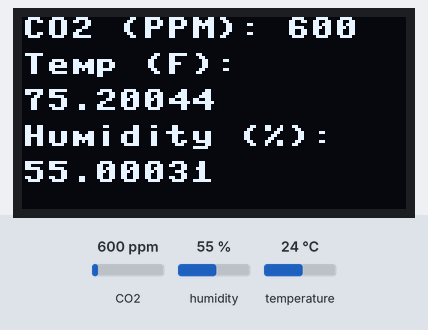
Recording of a program running on a simulated Raspberry Pi Pico running MicroPython. Parts: 128×64 one-colour display. The test bench sets the inputs (shaded band); at power-on: CO2 600 ppm, humidity 55 %, temperature 24 °C. Library files of the repository ran but are not shown: ssd1306.py.

Above: at 6.2 s.
6.3 s: CO2 set to 452 ppm
At 10.9 s:
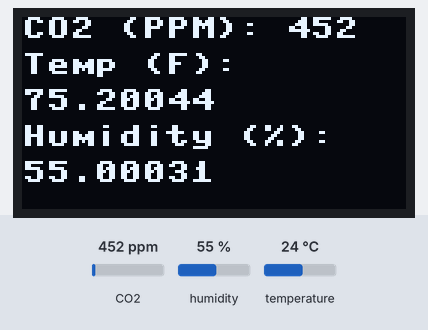
13.8 s: humidity set to 22 %
At 17.0 s:
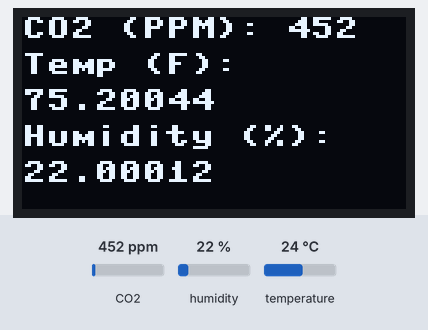
21.3 s: temperature set to 12 °C
At 26.7 s:
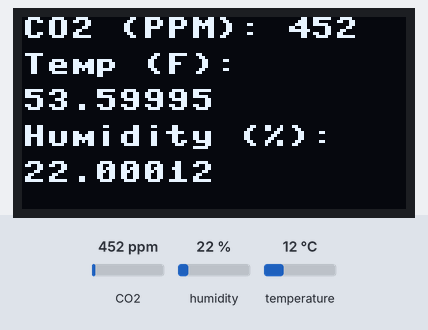
28.8 s: CO2 set to 1050 ppm
At 31.5 s:
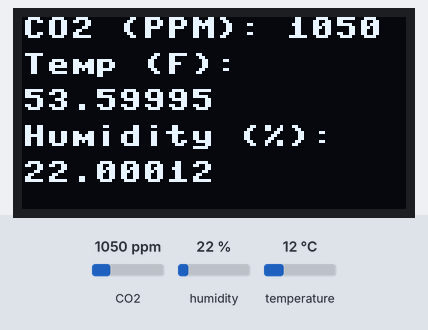
Timing chart, 0 to 33.0 s (numbered marks = the images above; inputs shaded):
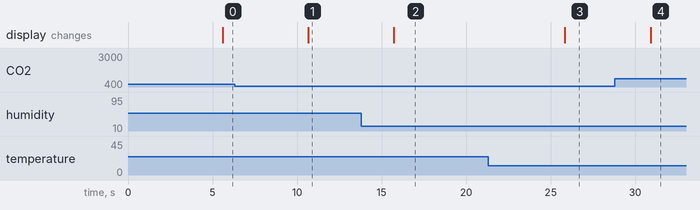

The program:

scd4x-ssd1306-print-readout.py
```python
from machine import Pin, I2C
import time
import ssd1306
import scd4x

i2c = I2C(0,sda=Pin(0), scl=Pin(1))
display = ssd1306.SSD1306_I2C(128, 64, i2c)
sensor = scd4x.SCD4X(i2c)
sensor.start_periodic_measurement()

def printToScreenRaw(content, centered = False):
    display.fill(0)
    split = content.split('\n')
    lineCounter = 0
    for line in split:
        display.text(f'{line : ^16}' if centered else line, 0, lineCounter * 12, 1)
        lineCounter += 1

    display.show()

while True:
    time.sleep(5)
    try:
        co2 = sensor.co2
        temp = float(sensor.temperature) * 9 / 5 + 32
        humidity = sensor.relative_humidity
        printToScreenRaw(f'CO2 (PPM): {co2}\nTemp (F):\n{temp}\nHumidity (%):\n{humidity}')
    except Exception as err:
        print(err)
```

scd4x.py
```python
import time
from micropython import const

class SCD4X:
    """
    Based on https://github.com/adafruit/Adafruit_CircuitPython_SCD4X
    Copyright (c) 2021 ladyada for Adafruit Industries
    MIT License
    """

    DEFAULT_ADDRESS = 0x62
    DATA_READY = const(0xE4B8)
    STOP_PERIODIC_MEASUREMENT = const(0x3F86)
    START_PERIODIC_MEASUREMENT = const(0x21B1)
    READ_MEASUREMENT = const(0xEC05)

    def __init__(self, i2c_bus, address=DEFAULT_ADDRESS):
        self.i2c = i2c_bus
        self.address = address
        self._buffer = bytearray(18)
        self._cmd = bytearray(2)
        self._crc_buffer = bytearray(2)

        # cached readings
        self._temperature = None
        self._relative_humidity = None
        self._co2 = None

        self.stop_periodic_measurement()

    @property
    def co2(self):
        """Returns the CO2 concentration in PPM (parts per million)
        .. note::
            Between measurements, the most recent reading will be cached and returned.
        """
        if self.data_ready:
            self._read_data()
        return self._co2

    @property
    def temperature(self):
        """Returns the current temperature in degrees Celsius
        .. note::
            Between measurements, the most recent reading will be cached and returned.
        """
        if self.data_ready:
            self._read_data()
        return self._temperature

    @property
    def relative_humidity(self):
        """Returns the current relative humidity in %rH.
        .. note::
            Between measurements, the most recent reading will be cached and returned.
        """
        if self.data_ready:
            self._read_data()
        return self._relative_humidity

    def _read_data(self):
        """Reads the temp/hum/co2 from the sensor and caches it"""
        self._send_command(self.READ_MEASUREMENT, cmd_delay=0.001)
        self._read_reply(self._buffer, 9)
        self._co2 = (self._buffer[0] << 8) | self._buffer[1]
        temp = (self._buffer[3] << 8) | self._buffer[4]
        self._temperature = -45 + 175 * (temp / 2 ** 16)
        humi = (self._buffer[6] << 8) | self._buffer[7]
        self._relative_humidity = 100 * (humi / 2 ** 16)

    @property
    def data_ready(self):
        """Check the sensor to see if new data is available"""
        self._send_command(self.DATA_READY, cmd_delay=0.01)
        self._read_reply(self._buffer, 3)
        return not ((self._buffer[0] & 0x03 == 0) and (self._buffer[1] == 0))

    def stop_periodic_measurement(self):
        """Stop measurement mode"""
        self._send_command(self.STOP_PERIODIC_MEASUREMENT, cmd_delay=0.5)

    def start_periodic_measurement(self):
        """Put sensor into working mode, about 5s per measurement"""
        self._send_command(self.START_PERIODIC_MEASUREMENT, cmd_delay=0.01)

    def _send_command(self, cmd, cmd_delay=0.0):
        self._cmd[0] = (cmd >> 8) & 0xFF
        self._cmd[1] = cmd & 0xFF
        self.i2c.writeto(self.address, self._cmd)
        time.sleep(cmd_delay)

    def _read_reply(self, buff, num):
        self.i2c.readfrom_into(self.address, buff, num)
        self._check_buffer_crc(self._buffer[0:num])

    def _check_buffer_crc(self, buf):
        for i in range(0, len(buf), 3):
            self._crc_buffer[0] = buf[i]
            self._crc_buffer[1] = buf[i + 1]
            if self._crc8(self._crc_buffer) != buf[i + 2]:
                raise RuntimeError("CRC check failed while reading data")
        return True

    @staticmethod
    def _crc8(buffer):
        crc = 0xFF
        for byte in buffer:
            crc ^= byte
            for _ in range(8):
                if crc & 0x80:
                    crc = (crc << 1) ^ 0x31
                else:
                    crc = crc << 1
        return crc & 0xFF  # return the bottom 8 bits
```

Measured:
- after the input at 6.3 s, the display: changes after 4.4 s (image 1)
- after the input at 13.8 s, the display: changes after 1.9 s (image 2)
- after the input at 21.3 s, the display: changes after 4.5 s (image 3)
- after the input at 28.8 s, the display: changes after 2.1 s (image 4)
